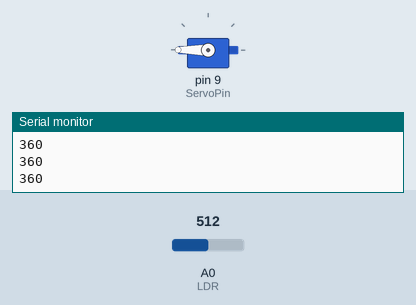
Bench run of a sketch on a simulated Arduino Uno, built with avr-gcc and run on an emulated ATmega328P. Parts: servo, the last lines printed to the serial monitor. The test bench sets the inputs (shaded band); at power-on: A0 (LDR) = 512.

Above: at 1.2 s.
1.3 s: A0 (LDR) set to 696
2.8 s: A0 (LDR) set to 724
At 3.3 s:
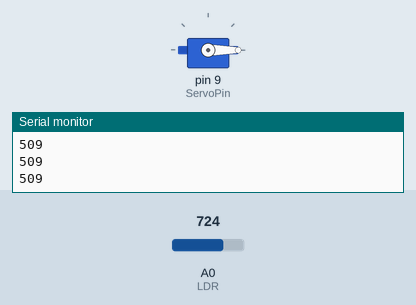
4.3 s: A0 (LDR) set to 122
At 5.5 s:
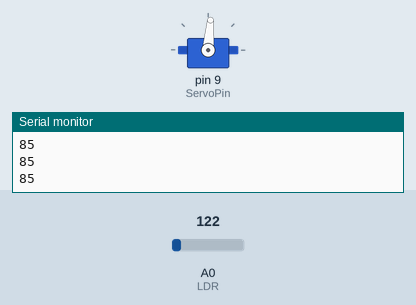
5.8 s: A0 (LDR) set to 0
At 6.7 s:
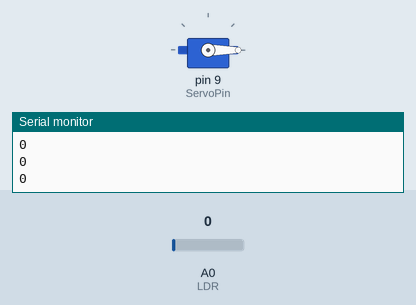
7.3 s: A0 (LDR) set to 306
At 7.9 s:
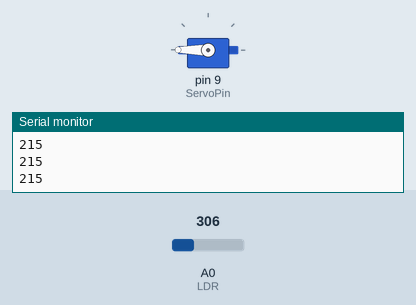
Timing chart, 0 to 9.8 s (numbered marks = the images above; inputs shaded):
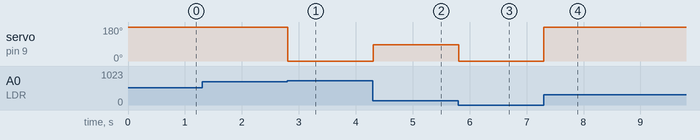

Measured:
- the behaviour switches between 710 and 711 on A0 (LDR) (found by bisection; images 0 and 1)
- after the input at 2.8 s, servo on pin 9 (ServoPin): 180° → 0° at once
- after the input at 4.3 s, servo on pin 9 (ServoPin): 0° → 85° at once
- after the input at 5.8 s, servo on pin 9 (ServoPin): 85° → 0° at once
- after the input at 7.3 s, servo on pin 9 (ServoPin): 0° → 180° at once

The sketch:

Servo_Light_Meter.ino
```cpp
#include<Servo.h>

int ServoPin = 9 ; // Always use PWM (~) pins for using Servo motor
int LDR = A0 ;
int AnaToDeg ;

Servo MyServo ;


void setup() {
  // put your setup code here, to run once:
  MyServo.attach(ServoPin);
  //pinMode(ServoPin , OUTPUT);
  pinMode(LDR , INPUT);
  Serial.begin(9600);


}

void loop() {
  // put your main code here, to run repeatedly:
  AnaToDeg = (180./1023.)*analogRead(LDR)*4;
    Serial.println(AnaToDeg);
  MyServo.write(AnaToDeg);


}
```
